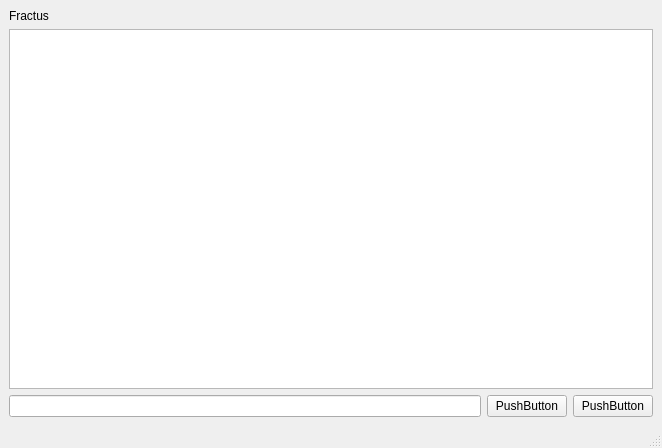
<?xml version="1.0" encoding="UTF-8"?>
<ui version="4.0">
 <class>MainWindow</class>
 <widget class="QMainWindow" name="MainWindow">
  <property name="geometry">
   <rect>
    <x>0</x>
    <y>0</y>
    <width>662</width>
    <height>448</height>
   </rect>
  </property>
  <property name="windowTitle">
   <string>MainWindow</string>
  </property>
  <widget class="QWidget" name="centralwidget">
   <layout class="QVBoxLayout" name="verticalLayout">
    <item>
     <widget class="QLabel" name="label">
      <property name="text">
       <string>Fractus</string>
      </property>
     </widget>
    </item>
    <item>
     <widget class="QListView" name="listView"/>
    </item>
    <item>
     <layout class="QHBoxLayout" name="horizontalLayout">
      <item>
       <widget class="QLineEdit" name="lineEdit"/>
      </item>
      <item>
       <widget class="QPushButton" name="pushButton">
        <property name="text">
         <string>PushButton</string>
        </property>
       </widget>
      </item>
      <item>
       <widget class="QPushButton" name="pushButton_2">
        <property name="text">
         <string>PushButton</string>
        </property>
       </widget>
      </item>
     </layout>
    </item>
   </layout>
  </widget>
  <widget class="QStatusBar" name="statusBar"/>
 </widget>
 <resources>
  <include location="../res/fractus.qrc"/>
 </resources>
 <connections/>
</ui>
